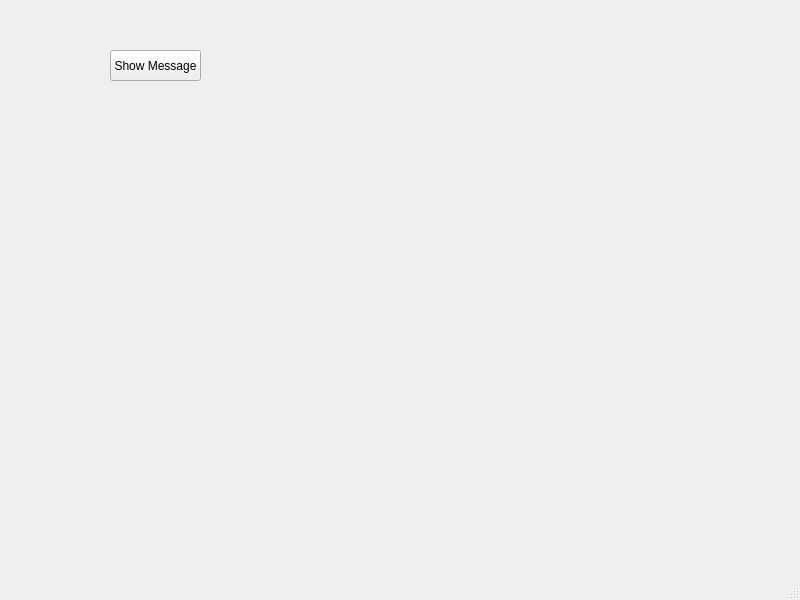
<?xml version="1.0" encoding="UTF-8"?>
<ui version="4.0">
 <class>MainWindow</class>
 <widget class="QMainWindow" name="MainWindow">
  <property name="geometry">
   <rect>
    <x>0</x>
    <y>0</y>
    <width>800</width>
    <height>600</height>
   </rect>
  </property>
  <property name="windowTitle">
   <string>MainWindow</string>
  </property>
  <widget class="QWidget" name="centralwidget">
   <widget class="QPushButton" name="pushButton">
    <property name="geometry">
     <rect>
      <x>110</x>
      <y>50</y>
      <width>91</width>
      <height>31</height>
     </rect>
    </property>
    <property name="text">
     <string>Show Message</string>
    </property>
   </widget>
  </widget>
  <widget class="QMenuBar" name="menubar">
   <property name="geometry">
    <rect>
     <x>0</x>
     <y>0</y>
     <width>800</width>
     <height>21</height>
    </rect>
   </property>
  </widget>
  <widget class="QStatusBar" name="statusbar"/>
 </widget>
 <resources/>
 <connections/>
</ui>
